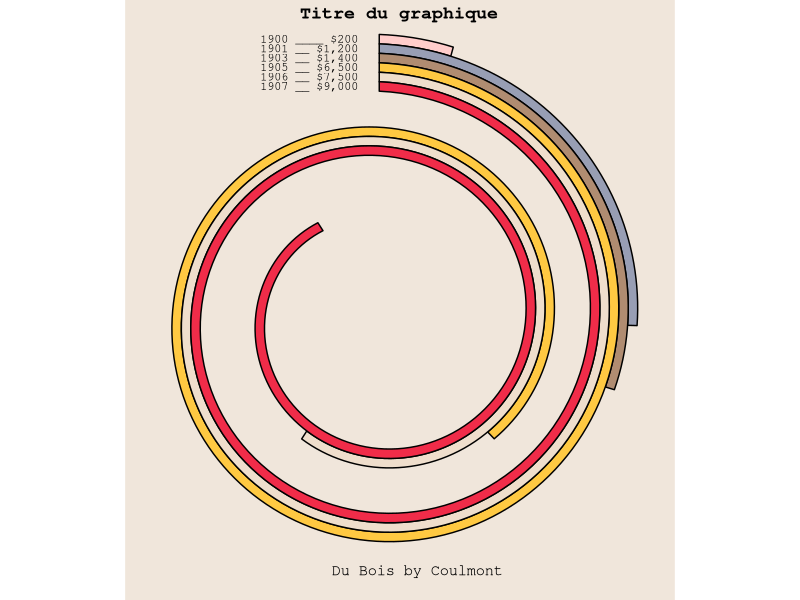

This chart was generated by the following R code: (Note: this script raises an error after producing the figure.)



# reproduction de "ASSESSED VALUE OF HOUSEHOLD AND KITCHEN FURNITURE"
# par W.E.B. du Bois
# source : https://www.loc.gov/pictures/item/2013650445/
# 
# function : spiro_dubois()

library(tidyverse)

# your dataframe must be structured thusly :
df <- tribble(~cat, ~nombre,
              "1900",200,
              "1901",1200,
              "1903",1400,
              "1905",6500,
              "1906",7500,
              "1907",9000)

# df <- tribble(~cat, ~nombre,
#               "1900",8350,
#               "1901",8300,
#               "1903",8400,
#               "1905",8600,
#               "1906",8800,
#               "1907",9000)

#n_recouvrement : number of loops (lower number -> more loops)

spiro_dubois <- function(df,n_recouvrement=2.3,titre_graphique="Titre du graphique") {
  tmp <- df
  couleurs <- c("#FFCDCB","#989EB4","#b08c71","#FFC942","#EFDECC","#F02C49","#354733","darkorange2","#101010") # add more colors if you have more than 6 rows
  tmp <- tmp %>% mutate(couleur = couleurs[row_number()])
  nombre_lignes <- nrow(df)
  if (nombre_lignes>8) {print("nrow(df)>8 PROBLEM : ADD COLOR !!")}
  decalage <- 3*nombre_lignes+2
  tmp <- tmp %>% mutate(y_zero = (decalage+nombre_lignes) - row_number()-1)
  tmp <- tmp %>% mutate(valeur = scales::dollar(nombre))
  tmp$taille_nombre <- nchar(tmp$valeur)
  tmp <- tmp %>% group_by(cat) %>% mutate(separateur = paste0(rep("_",8-taille_nombre),collapse=""))
  tmp <- tmp %>% mutate(label = paste(cat,separateur,valeur,"  "))
  pente <- (min(tmp$y_zero)-nombre_lignes) / max(tmp$nombre)
  tmp <- tmp %>% mutate(y_final = y_zero - nombre*pente)
  positions <- tmp %>% mutate(x_1=0, x_2=nombre, x_3=nombre, x_4=0,
                              y_1=y_zero, y_2=y_final, y_3=y_final+1, y_4=y_zero+1) %>%
    select(cat,x_1:y_4) %>%
    pivot_longer(cols=-cat,
                 names_sep="_",
                 names_to=c("coord","rang")) %>%
    pivot_wider(names_from = "coord", values_from=value)
  positions <- positions %>% left_join(tmp %>% select(cat,label,couleur),by="cat")
  recouvrement <- max(tmp$nombre)/n_recouvrement
  position_caption <- min(tmp$y_zero) + 3
  
  p <- ggplot(positions, aes(x = x, y = y, group=cat)) +
    geom_polygon(aes(group=cat, fill=I(couleur)),color="black") +
    scale_y_continuous(expand=expansion(add=c(11,-5))) +
    scale_x_continuous(expand=expansion(add=c(0,-recouvrement))) +
    coord_polar() +
    geom_text(data = . %>% filter(rang==1),
              aes(label = label),
              adj=1, nudge_y=.5, nudge_x = -0000, color="black",size=3,family="Courier") +
    theme_void() +
    annotate(geom="text",label="Du Bois by Coulmont",
             y=position_caption,x = ((max(tmp$nombre)-recouvrement))/2.1 ,
             family="Courier") +
    theme(legend.position="none",
          text = element_text(family="Courier"),
          plot.title = element_text(face = "bold", hjust = 0.55),
          plot.background = element_rect(fill="#e9d9c9aa", color="#FFFFFF00"),
          plot.margin = margin(c(0,0,-10,-30))) +
    labs(title = titre_graphique) # peut-être regarder ggalt::annotate_textp : non ne fonctionne qu'avec coordonnees cartesiennes
  p
}


spiro_dubois(df,n_recouvrement=2.1)


















# draft code :
# -------------------------------------------------------------------





# reproduction de "ASSESSED VALUE OF HOUSEHOLD AND KITCHEN FURNITURE"
# par W.E.B. du Bois
# source : https://www.loc.gov/pictures/item/2013650445/
library(tidyverse)

df <- tribble(~cat,~nombre,~y_zero,~couleur,~label,
              "1875",21186,25,"#FFCDCB",    "1875_____ $ 21,186",
              "1880",498532,24,"#989EB4",   "1880____ $ 498,532",#BBC0D4 #4682B4
              "1885",736170,23,"#b08c71",   "1885____ $ 736,170",#c3a288 #DBB6A3
              "1890",1172624,22,"#FFC942",  "1890__ $ 1,173,624",
              "1895",1322694,21,"#EFDECC",  "1895__ $ 1,322,694",
              "1899",1434975,20,"#F02C49",  "1899__ $ 1,434,975")



# calcul de la pente
# ------------------

# pente : 
pente <- (20-6)/1434975

# calcul du point y final
df <- df %>% mutate(y_final = y_zero - nombre*pente)

# composition des polygones
positions <- df %>% mutate(x_1=0, x_2=nombre, x_3=nombre, x_4=0,
                           y_1=y_zero, y_2=y_final, y_3=y_final+1, y_4=y_zero+1) %>%
  select(cat,x_1:y_4) %>%
  pivot_longer(cols=-cat,
               names_sep="_",
               names_to=c("coord","rang")) %>%
  pivot_wider(names_from = "coord", values_from=value)

# jointure avec le fichier de départ
positions <- positions %>% left_join(df,by="cat")

# p <- ggplot(positions, aes(x = x, y = y, group=cat)) +
#   geom_polygon(aes(group=cat, fill=I(couleur)),color="black")
# 
# p


p + 
  scale_y_continuous(expand=expansion(add=c(11,-5))) +
  scale_x_continuous(expand=expansion(add=c(0,-650000))) +
  coord_polar() +
  geom_text(data = . %>% filter(rang==1),
            aes(label = paste(label,"   ",sep="")),
            adj=1, nudge_y=.5, nudge_x = -0000, color="black",size=3,family="Courier") +
  theme_void() +
  annotate(geom="text",x=428532,y=23.5,label="W.E.B. Du Bois and {ggplot} by Baptiste Coulmont",
           family="Courier",adj=0) +
  theme(legend.position="none",
        text = element_text(family="Courier"),
        plot.title = element_text(face = "bold"),
        plot.background = element_rect(fill="#e9d9c9aa", color="#FFFFFF00"),
        plot.margin = margin(c(0,0,0,0))) +
  labs(title = "ASSESSED VALUE OF HOUSEHOLD AND KITCHEN FURNITURE\nOWNED BY GEORGIA NEGROES.")
